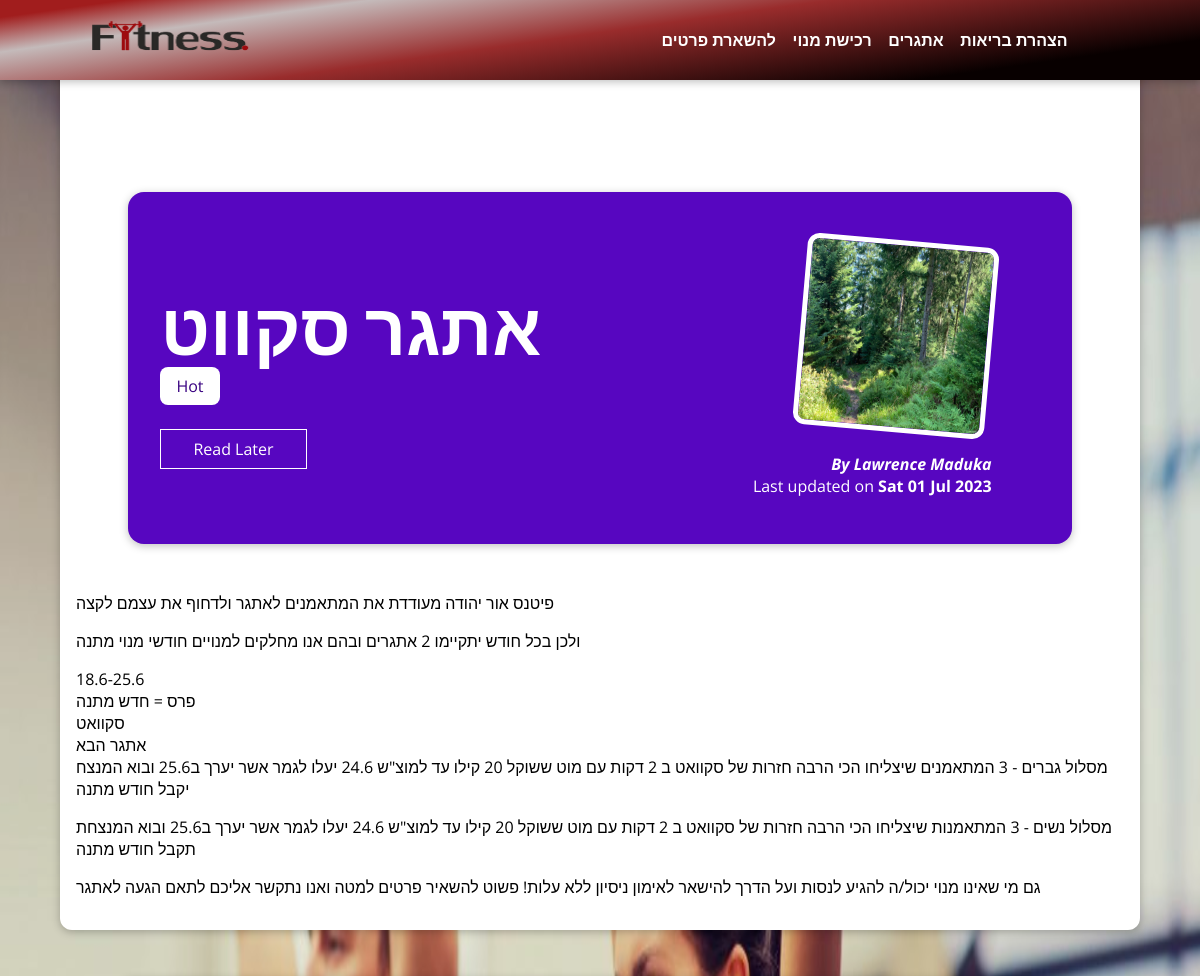
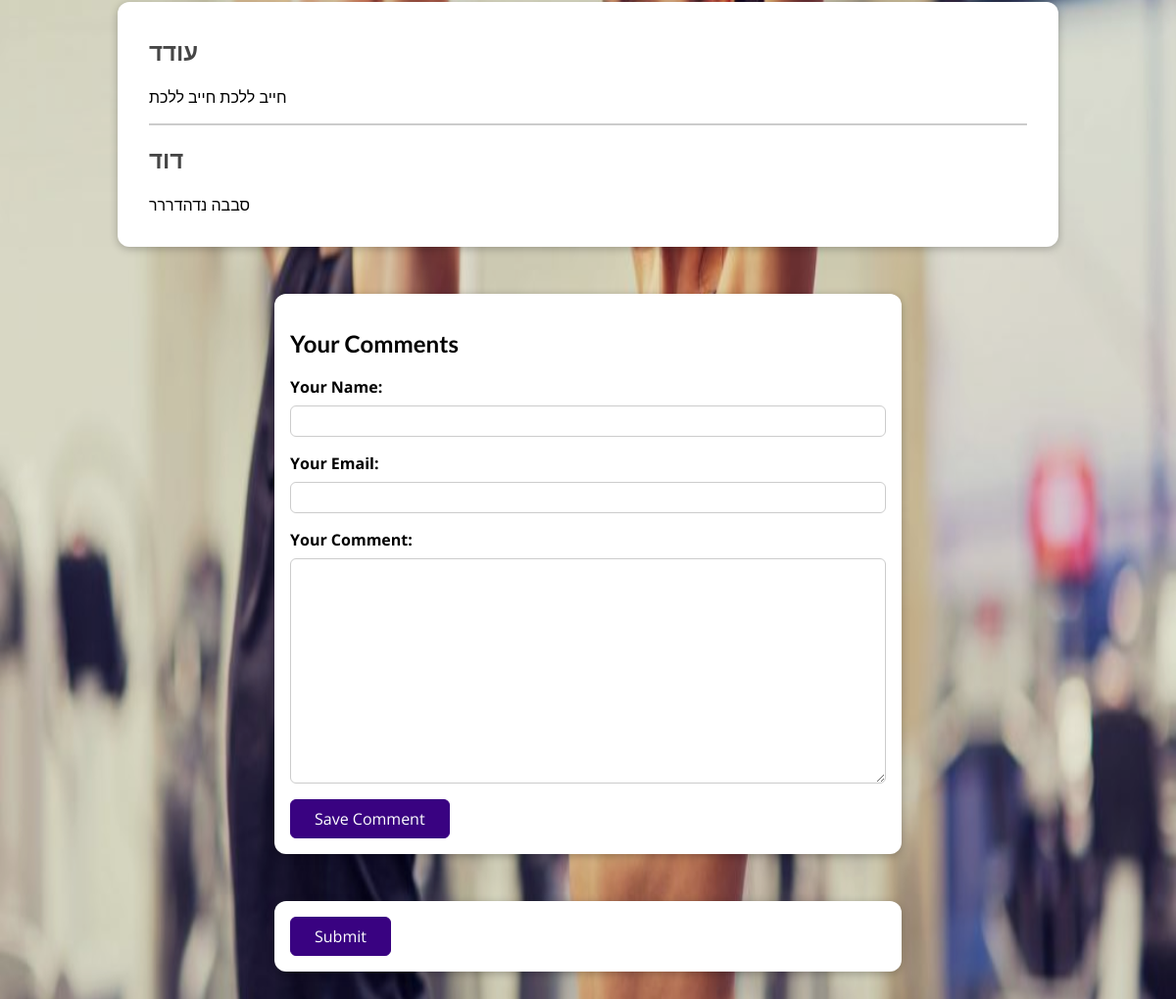
/posts/challanges, run on the app's committed database (2 pictures, top to bottom).
### blog/models.py (models this page shows, shortened)
class Post(models.Model):
    title = models.CharField(max_length=150)
    excerpt = models.CharField(max_length=200)
    image = models.ImageField(upload_to="post", null= True)
    date = models.DateField(auto_now=True)
    slug = models.SlugField(unique=True, db_index=True)
    content = models.TextField(validators=[MinLengthValidator(10)])
    author = models.ForeignKey(Author, on_delete=models.SET_NULL,null=True, related_name="posts")
    tags = models.ManyToManyField(Tag)

class Tag(models.Model):
    caption = models.CharField(max_length=20)

class Author(models.Model):
    first_name = models.CharField(max_length=150)
    last_name = models.CharField(max_length=150)
    email_address = models.EmailField(max_length=150)
    def full_name(self):
        return f"{self.first_name} {self.last_name}"
    def __str__(self) -> str:
        return self.full_name()

class Comment(models.Model):
    user_name = models.CharField(max_length= 120)
    user_email = models.EmailField()
    text = models.TextField(max_length=400)
    post = models.ForeignKey(Post, on_delete=models.CASCADE, related_name="comments")

### blog/views.py (the view, shortened to what this page needs)
# urls.py: path("posts/<slug:slug>", views.SinglePostsView.as_view(), name="post-detail-page"),
class SinglePostsView(View):
    def is_stored_post(self, request, post_id):
        stored_posts = request.session.get("stored_posts")
        if stored_posts is not None:
            is_saved_for_later = post_id in stored_posts
        else:
            is_saved_for_later = False
        return is_saved_for_later
    def get(self,request,slug):
        post = Post.objects.get(slug=slug)
        stored_posts = request.session.get("stored_posts")
        context = {
            "post":post,
            "post_tags": post.tags.all(),
            "comment_form": CommentForm(),
            "comments": post.comments.all().order_by("-id"),
            "saved_for_later": self.is_stored_post(request, post.id)
        }
        return render(request, "blog/post-detail.html", context)

### blog/forms.py
class CommentForm(forms.ModelForm):
    class Meta:
        model = Comment
        exclude = ["post"]
        labels = {
            "user_name": "Your Name",
            "user_email": "Your Email",
            "text": "Your Comment"
        }

### blog/templates/blog/post-detail.html (shortened to what this page needs)
{% extends 'base.html' %}
{% load static%}
{% block css_files %}
<link rel="stylesheet" href="{% static "blog/post-detail.css" %}">
{% endblock%}
{% block content%}
<main>
<section id="summary">
    <h2> {{post.title}}</h2>
    <div>{% for tag in post_tags %}
            <span class="tag">{{ tag.caption }}</span>
        {% endfor %}
    </div>
    <div id = "read-later">
        <form action="{% url 'read-later' %}" method= "POST">
            <button>
                {% if saved_for_later %}
                    Remove from read later
                {% else %}
                    Read Later
                {% endif %}
            </button>
        </form>
    </div>
    <article>
            <img src="{{post.image.url}}" alt="{{post.title}}">
            <address> By <a href="mailto:{{post.author.email_address}}">{{post.author|title}}</a></address>
            <div class="post__content">
                Last updated on  <time>{{post.date|date:"D d M Y"}}</time>
            </div>
    </article>
</section>
    {{post.content|linebreaks}}
</main>
<section id="comments">
    <ul>
        {% for comment in comments %}
            <li>
                <h2> {{comment.user_name}}</h2>
                <p> {{comment.text | linebreaks }} </p>
            </li>
        {% endfor %}
    </ul>
</section>
<section id="comment-form">
    <h2> Your Comments</h2>
    <form action = "{% url 'post-detail-page' post.slug %}" method = "POST">
        {% for form_field in comment_form%}
            <div class="form-control {% if form_field.errors %}invalid{% endif %}">
                {{form_field.label_tag}}
                {{form_field}}
            </div>
            {% endfor %}
        <button>Save Comment</button>
    </form>
</section>
<div>
    <section id="detail-form">
        <form>
            <button>Submit</button>
        </form>
    </section>
</div>
{% endblock%}

### static/app.css (style rules this page uses)
* { box-sizing: border-box; }
html { font-family: 'Open Sans', 'Lato', sans-serif; }
body { margin: 0; background-repeat: no-repeat; background-position: top; background-attachment: fixed; background-size: 100% 100%; background-color: rgb(107, 107, 107); background-blend-mode: multiply; }
h1, h2, h3 { font-family: 'Lato', sans-serif; font-weight: bold; }

### blog/static/blog/post-detail.css (style rules this page uses)
body { background-color: #e7e7e7; }
#summary { margin: 8rem auto 3rem auto; padding: 2rem; width: 90%; max-width: 90rem; border-radius: 16px; background-color: #5706c0; position: relative; box-shadow: 0 2px 8px rgba(0, 0, 0, 0.25); height: 22rem; }
#summary h2 { color: white; font-size: 4.5rem; margin-bottom: 0.25rem; }
#summary article { position: absolute; top: 2rem; right: 3rem; padding: 1rem 2rem; border-radius: 12px; text-align: right; color: white; }
#summary article img { width: 12rem; height: 12rem; border-radius: 12px; transform: rotateZ(5deg); border: 5px solid white; margin-bottom: 1rem; }
#summary address { font-weight: bold; }
#summary a { color: white; text-decoration: none; }
#summary time { font-weight: bold; }
#read-later { margin: 2rem 0; }
#read-later button { background-color: transparent; border: 1px solid white; padding: 0.5rem 2rem; font: inherit; color: white; cursor: pointer; }
main { width: 90%; max-width: 90rem; margin: 3rem auto; background-color: white; padding: 1rem; border-radius: 12px; box-shadow: 0 2px 8px rgba(0, 0, 0, 0.25); }
.tag { background-color: white; color: #390281; padding: 0.5rem 1rem; border-radius: 8px; }
#comment-form { margin: 3rem auto; width: 90%; max-width: 40rem; border-radius: 12px; background-color: white; box-shadow: 0 2px 8px rgba(0, 0, 0, 0.25); padding: 1rem; }
#comment-form button { font: inherit; background-color: #390281; color: white; border: 1px solid #390281; padding: 0.5rem 1.5rem; border-radius: 6px; cursor: pointer; }
.form-control { margin-bottom: 1rem; }
#detail-form { margin: 3rem auto; width: 90%; max-width: 40rem; border-radius: 12px; background-color: white; box-shadow: 0 2px 8px rgba(0, 0, 0, 0.25); padding: 1rem; }
#detail-form button { font: inherit; background-color: #390281; color: white; border: 1px solid #390281; padding: 0.5rem 1.5rem; border-radius: 6px; cursor: pointer; }
.form-control label { font-weight: bold; margin-bottom: 0.5rem; display: block; }
.form-control input, .form-control textarea { display: block; width: 100%; font: inherit; padding: 0.25rem; border-radius: 6px; border: 1px solid #ccc; }
#comments { margin: 3rem auto; width: 90%; max-width: 60rem; border-radius: 12px; background-color: white; box-shadow: 0 2px 8px rgba(0, 0, 0, 0.25); padding: 1rem 2rem; }
#comments ul { list-style: none; margin: 0; padding: 0; }
#comments li { margin-bottom: 1rem; border-bottom: 2px solid #ccc; }
#comments li:last-of-type { border-bottom: none; }
#comments h2 { color: #464646; }

### data on the page
Post: title "אתגר סקווט", image (picture), author "Lawrence Maduka", date "Sat 01 Jul 2023", content "פיטנס אור יהודה מעודדת את המתאמנים לאתגר ולדחוף את עצמם לקצה ולכן בכל חודש יתקיימו 2 אתגרים ובהם אנו מחלקים למנויים חודשי מנוי מתנה 18.6-25.6 פרס = חדש מתנה סקוואט אתגר הבא מסלול גברים - 3 המתאמנים שיצליחו הכי הרבה חזרות של סקוואט ב 2 דקות עם מוט ששוקל 20 קילו עד למוצ\"ש 24.6 יעלו לגמר אשר יערך ב25.6 ובוא המנצח יקבל חודש מתנה מסלול נשים - 3 המתאמנות שיצליחו הכי הרבה חזרות של סקוואט ב 2 דקות עם מוט ששוקל 20 קילו עד למוצ\"ש 24.6 יעלו לגמר אשר יערך ב25.6 ובוא המנצחת תקבל חודש מתנה גם מי שאינו מנוי יכול/ה להגיע לנסות ועל הדרך להישאר לאימון ניסיון ללא עלות! פשוט להשאיר פרטים למטה ואנו נתקשר אליכם לתאם הגעה לאתגר"
Tag: caption "Hot"
Comment: user_name "עודד", text "חייב ללכת חייב ללכת"
Comment: user_name "דוד", text "סבבה נדהדררר"
